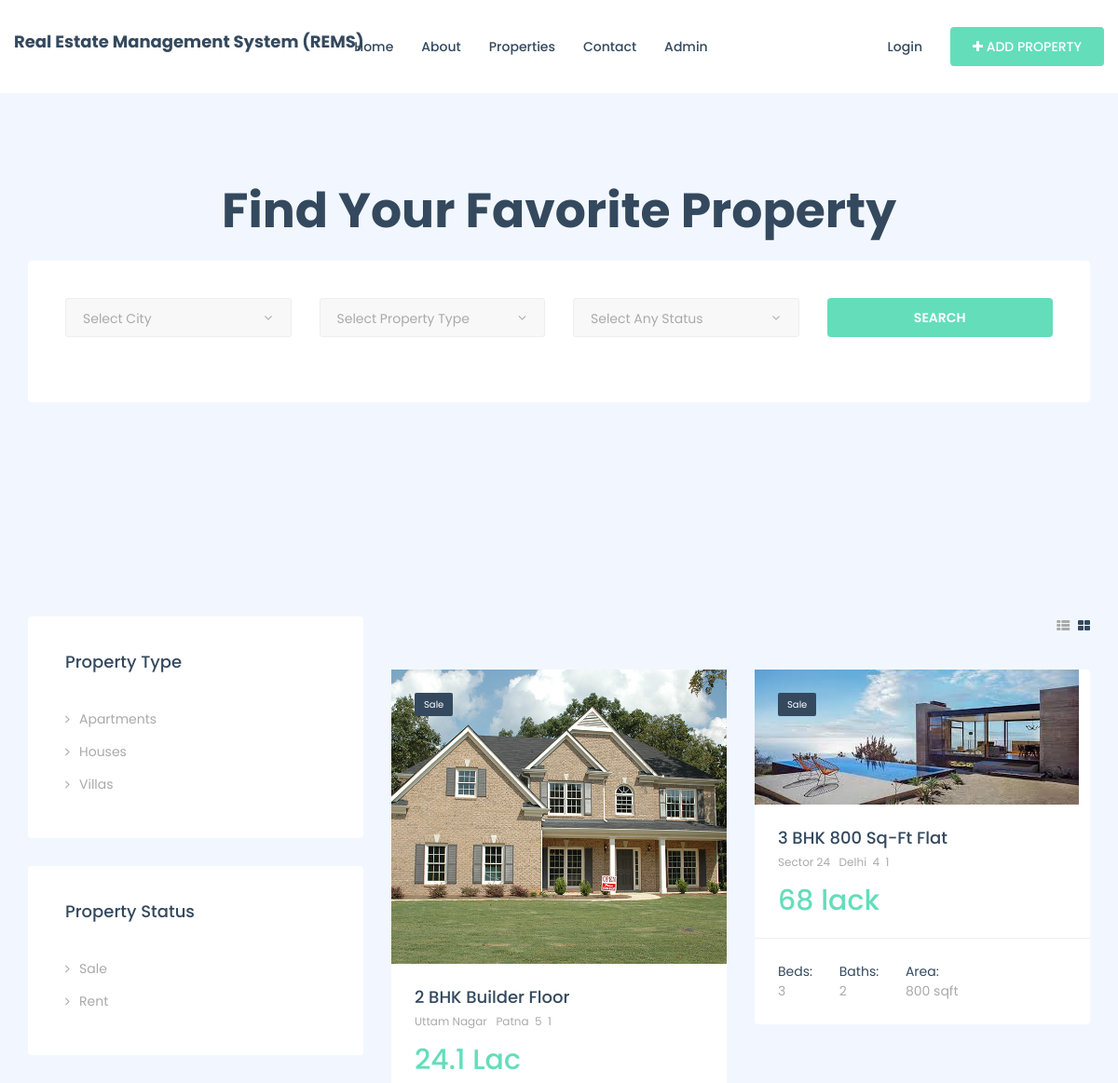
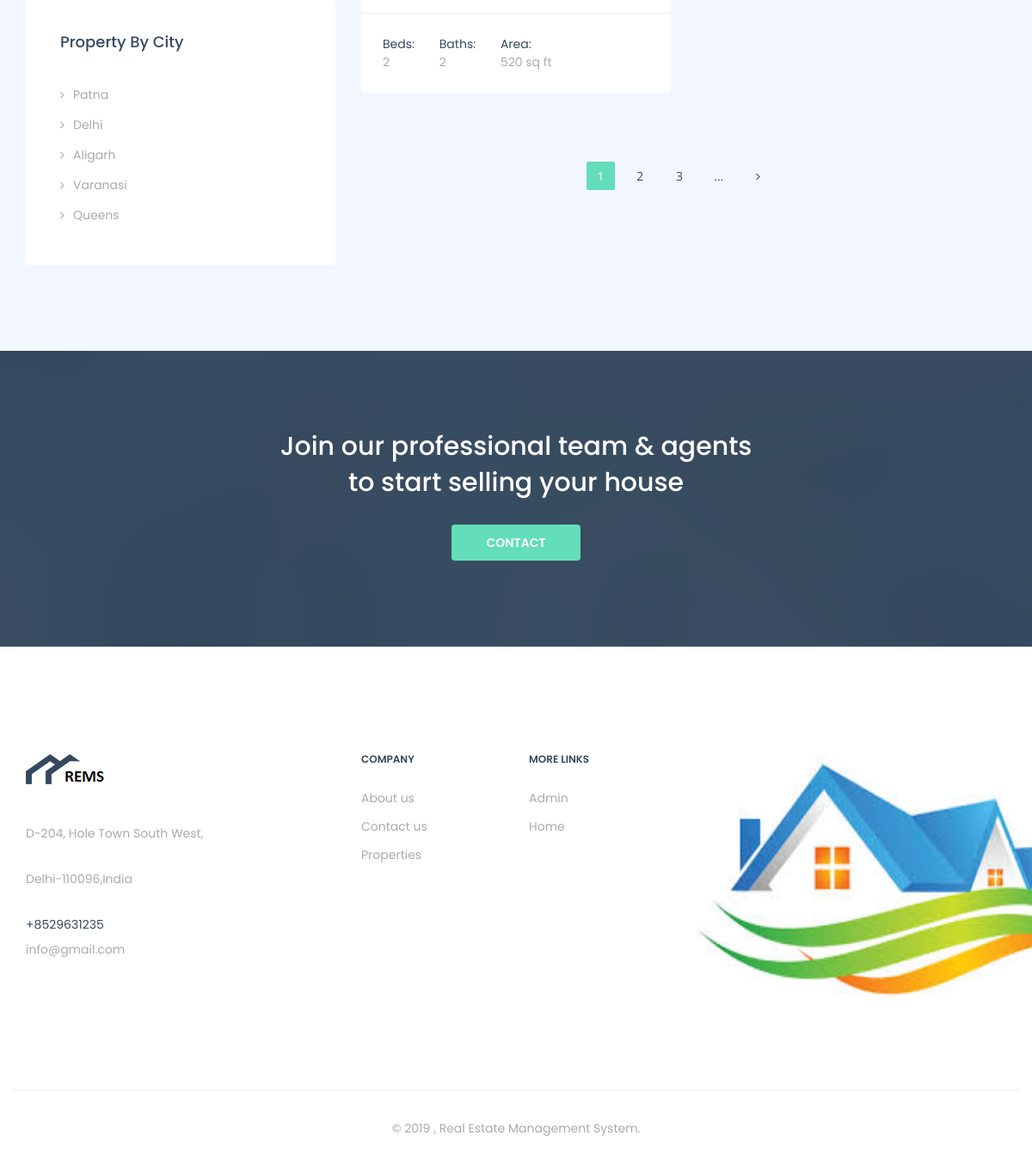
Page /rems/protypewise-property-detail.php?protypeid=Apartments on the committed database (2 pictures, top to bottom).
### tables this page shows
CREATE TABLE `tblproperty` (
  `ID` int(10) NOT NULL,
  `UserID` char(20) DEFAULT NULL,
  `PropertyTitle` mediumtext DEFAULT NULL,
  `PropertDescription` mediumtext DEFAULT NULL,
  `Type` varchar(50) DEFAULT NULL,
  `Status` varchar(100) DEFAULT NULL,
  `Location` varchar(200) DEFAULT NULL,
  `Bedrooms` varchar(200) DEFAULT NULL,
  `Bathrooms` varchar(200) DEFAULT NULL,
  `Floors` varchar(200) DEFAULT NULL,
  `Garages` varchar(200) DEFAULT NULL,
  `Area` varchar(50) DEFAULT NULL,
  `Size` varchar(50) DEFAULT NULL,
  `RentorsalePrice` varchar(120) DEFAULT NULL,
  `BeforePricelabel` varchar(120) DEFAULT NULL,
  `AfterPricelabel` varchar(120) DEFAULT NULL,
  `PropertyID` varchar(120) DEFAULT NULL,
  `CenterCooling` int(4) DEFAULT NULL,
  `Balcony` int(4) DEFAULT NULL,
  `PetFriendly` int(4) DEFAULT NULL,
  `Barbeque` int(4) DEFAULT NULL,
  `FireAlarm` int(4) DEFAULT NULL,
  `ModernKitchen` int(4) DEFAULT NULL,
  `Storage` int(4) DEFAULT NULL,
  `Dryer` int(4) DEFAULT NULL,
  `Heating` int(4) DEFAULT NULL,
  `Pool` int(4) DEFAULT NULL,
  `Laundry` int(4) DEFAULT NULL,
  `Sauna` int(4) DEFAULT NULL,
  `Gym` int(4) DEFAULT NULL,
  `Elevator` int(4) DEFAULT NULL,
  `DishWasher` int(4) DEFAULT NULL,
  `EmergencyExit` int(4) DEFAULT NULL,
  `FeaturedImage` varchar(200) DEFAULT NULL,
  `GalleryImage1` varchar(200) DEFAULT NULL,
  `GalleryImage2` varchar(200) DEFAULT NULL,
  `GalleryImage3` varchar(200) DEFAULT NULL,
  `GalleryImage4` varchar(200) DEFAULT NULL,
  `GalleryImage5` varchar(200) DEFAULT NULL,
  `Address` varchar(200) DEFAULT NULL,
  `Country` varchar(200) DEFAULT NULL,
  `City` varchar(220) DEFAULT NULL,
  `State` varchar(200) DEFAULT NULL,
  `ZipCode` varchar(200) DEFAULT NULL,
  `Neighborhood` varchar(200) DEFAULT NULL,
  `ListingDate` timestamp NULL DEFAULT current_timestamp()
);

CREATE TABLE `tblpage` (
  `ID` int(10) NOT NULL,
  `PageType` varchar(120) DEFAULT NULL,
  `PageTitle` mediumtext DEFAULT NULL,
  `PageDescription` mediumtext DEFAULT NULL,
  `Email` varchar(120) DEFAULT NULL,
  `MobileNumber` bigint(10) DEFAULT NULL,
  `UpdationDate` timestamp NULL DEFAULT NULL ON UPDATE current_timestamp()
);

### rems/protypewise-property-detail.php (the view, shortened to what this page needs)
<!DOCTYPE html>
<html dir="ltr" lang="en-US">
<head>
    <link href="assets/css/external.css" rel="stylesheet">
    <link href="assets/css/bootstrap.min.css" rel="stylesheet">
    <link href="assets/css/style.css" rel="stylesheet">
</head>
<body>
    <div id="wrapper" class="wrapper clearfix">
        <header id="navbar-spy" class="header header-1 header-light header-fixed">
   <?php include_once('includes/header.php');?>
        </header>
        <?php include_once('includes/header-search.php');?>
        <section id="properties-grid">
            <div class="container">
                <div class="row">
                    <div class="col-xs-12 col-sm-12 col-md-4">
                        <div class="widget widget-property">
                            <div class="widget--title">
                                <h5>Property Type</h5>
                            </div>
                            <div class="widget--content">
                                <ul class="list-unstyled mb-0">
                                    <?php
$query3=mysqli_query($con,"select distinct Type from  tblproperty");
while($row3=mysqli_fetch_array($query3))
{
?>
                                    <li>
                                        <a href="protypewise-property-detail.php?protypeid=<?php echo $row3['Type'];?>"><?php echo $row3['Type'];?></a>
                                    </li>
                                    <?php } ?>
                                </ul>
                            </div>
                        </div>
                        <div class="widget widget-property">
                            <div class="widget--title">
                                <h5>Property Status</h5>
                            </div>
                            <div class="widget--content">
                                <?php
$query4=mysqli_query($con,"select distinct Status from  tblproperty");
while($row4=mysqli_fetch_array($query4))
{
?>
                                <ul class="list-unstyled mb-0">
                                    <li>
                                       <a href="statuswise-property-detail.php?stproid=<?php echo $row4['Status'];?>"><?php echo $row4['Status'];?></a>
                                    </li>
                                    <?php } ?>
                                </ul>
                            </div>
                        </div>
                        <div class="widget widget-property">
                            <div class="widget--title">
                                <h5>Property By City</h5>
                            </div>
                            <div class="widget--content">
                                <ul class="list-unstyled mb-0">
                                    <?php
$query5=mysqli_query($con,"select distinct City from  tblproperty");
while($row5=mysqli_fetch_array($query5))
{
?>
                                    <li>
                                       <a href="citywise-property-detail.php?cityproid=<?php echo $row5['City'];?>"><?php echo $row5['City'];?></a>
                                    </li>
                                    <?php } ?>
                                </ul>
                            </div>
                        </div>
                    </div>
                    <div class="col-xs-12 col-sm-12 col-md-8">
                        <div class="row">
                            <div class="col-xs-12 col-sm-12 col-md-12">
                                <div class="properties-filter clearfix">
                                    <div class="view--type pull-right">
                                        <a id="switch-list" href="#" class=""><i class="fa fa-th-list"></i></a>
                                        <a id="switch-grid" href="#" class="active"><i class="fa fa-th-large"></i></a>
                                    </div>
                                </div>
                            </div>
                            <div class="properties properties-grid">
<?php
$protypeid=$_GET['protypeid'];
$query=mysqli_query($con,"select * from tblproperty where Type='$protypeid'");
while($row=mysqli_fetch_array($query))
{
?>
                                <div class="col-xs-12 col-sm-6 col-md-6">
                                    <div class="property-item">
                                        <div class="property--img">
<a href="single-property-detail.php?proid=<?php echo $row['ID'];?>">
<img src="propertyimages/<?php echo $row['FeaturedImage'];?>" alt="property image" class="img-responsive" >
                                </a>
<span class="property--status"><?php echo $row['Status'];?></span>
 </div>
 <div class="property--content">
<div class="property--info">
 <h5 class="property--title">
<a href="single-property-detail.php?proid=<?php echo $row['ID'];?>">
    <?php echo $row['PropertyTitle'];?></a></h5>
<p class="property--location"><?php echo $row['Address'];?>&nbsp;
<?php echo $row['City'];?>&nbsp;
<?php echo $row['State'];?>&nbsp;
<?php echo $row['Country'];?></p>
<p class="property--price"><?php echo $row['RentorsalePrice'];?></p>
 </div>
<div class="property--features">
<ul class="list-unstyled mb-0">
<li><span class="feature">Beds:</span><span class="feature-num"><?php echo $row['Bedrooms'];?></span></li>
<li><span class="feature">Baths:</span><span class="feature-num"><?php echo $row['Bathrooms'];?></span></li>
<li><span class="feature">Area:</span><span class="feature-num"><?php echo $row['Area'];?></span></li>
</ul>
</div>
                                        </div>
                                    </div>
                                </div>
<?php } ?>
                            </div>
                            <div class="col-xs-12 col-sm-12 col-md-12 text-center mt-50">
                                <ul class="pagination">
                                    <li class="active"><a href="#">1</a></li>
                                    <li><a href="#">2</a></li>
                                    <li><a href="#">3</a></li>
                                    <li><a href="#">...</a></li>
                                    <li>
                                        <a href="#" aria-label="Next">
                            <span aria-hidden="true"><i class="fa fa-angle-right"></i></span>
                        </a>
                                    </li>
                                </ul>
                            </div>
                        </div>
                    </div>
                </div>
            </div>
        </section>
        <section id="cta" class="cta cta-1 text-center bg-overlay bg-overlay-dark pt-90">
            <div class="container">
                <div class="row">
                    <div class="col-xs-12 col-sm-12 col-md-6 col-md-offset-3">
                        <h3>Join our professional team & agents to start selling your house</h3>
                        <a href="#" class="btn btn--primary">Contact</a>
                    </div>
                </div>
            </div>
        </section>
         <?php include_once('includes/footer.php');?>
    </div>
</body>
</html>

### rems/includes/footer.php (shortened to what this page needs)
 <?php
include('includes/dbconnection.php');
?>
 <footer id="footer" class="footer footer-1 bg-white">
            <div class="footer-widget">
                <div class="container">
                    <div class="row">
                        <div class="col-xs-12 col-sm-6 col-md-3 widget--about">
                            <div class="widget--content">
                                <?php
$ret=mysqli_query($con,"select * from tblpage where PageType='contactus'");
while ($row=mysqli_fetch_array($ret)) {
?>
                                <div class="footer--logo">
                                    <img src="assets/images/logo/logo-dark3.png" alt="logo">
                                </div>
                                <p><?php  echo $row['PageDescription'];?></p>
                                <div class="footer--contact">
                                    <ul class="list-unstyled mb-0">
                                        <li>+<?php  echo $row['MobileNumber'];?></li>
                                        <li> <p><?php  echo $row['Email'];?></p></li>
                                    </ul>
                                </div>
                            </div>
                            <?php } ?>
                        </div>
                        <div class="col-xs-12 col-sm-3 col-md-2 col-md-offset-1 widget--links">
                            <div class="widget--title">
                                <h5>Company</h5>
                            </div>
                            <div class="widget--content">
                                <ul class="list-unstyled mb-0">
                                    <li><a href="about.php">About us</a></li>
                                    <li><a href="contact.php">Contact us</a></li>
                                   <li><a href="properties-grid.php">Properties</a></li>
                                </ul>
                            </div>
                        </div>
                        <div class="col-xs-12 col-sm-3 col-md-2 widget--links">
                            <div class="widget--title">
                                <h5>More Links</h5>
                            </div>
                            <div class="widget--content">
                                <ul class="list-unstyled mb-0">
                                    <li><a href="admin/login.php">Admin</a></li>
                                    <li><a href="index.php">Home</a></li>
                                </ul>
                            </div>
                        </div>
                        <div class="col-xs-12 col-sm-12 col-md-4 widget--newsletter">
                            <img src="assets/images/about/download.jpg" width="500" height="300" alt="logo">
                        </div>
                    </div>
                </div>
            </div>
            <div class="footer--copyright text-center">
                <div class="container">
                    <div class="row footer--bar">
                        <div class="col-xs-12 col-sm-12 col-md-12">
                            <span>© 2019 , Real Estate Management System.</span>
                        </div>
                    </div>
                </div>
            </div>
        </footer>

### rows in the picture
tblproperty: FeaturedImage (picture), Status "Sale", PropertyTitle "2 BHK Builder Floor", Address "Uttam Nagar", City "Patna", State "5", Country "1", RentorsalePrice "24.1 Lac", Bedrooms "2", Bathrooms "2", Area "520 sq ft"
tblproperty: FeaturedImage (picture), Status "Sale", PropertyTitle "3 BHK 800 Sq-Ft Flat", Address "Sector 24", City "Delhi", State "4", Country "1", RentorsalePrice "68 lack", Bedrooms "3", Bathrooms "2", Area "800 sqft"
tblpage: PageDescription "D-204, Hole Town South West, Delhi-110096,India", MobileNumber "8529631235", Email "info@gmail.com"

### other values in the picture
$row3['Type'] "Apartments"
$row3['Type'] "Houses"
$row3['Type'] "Villas"
$row4['Status'] "Sale"
$row4['Status'] "Rent"
$row5['City'] "Patna"
$row5['City'] "Delhi"
$row5['City'] "Aligarh"
$row5['City'] "Varanasi"
$row5['City'] "Queens"
